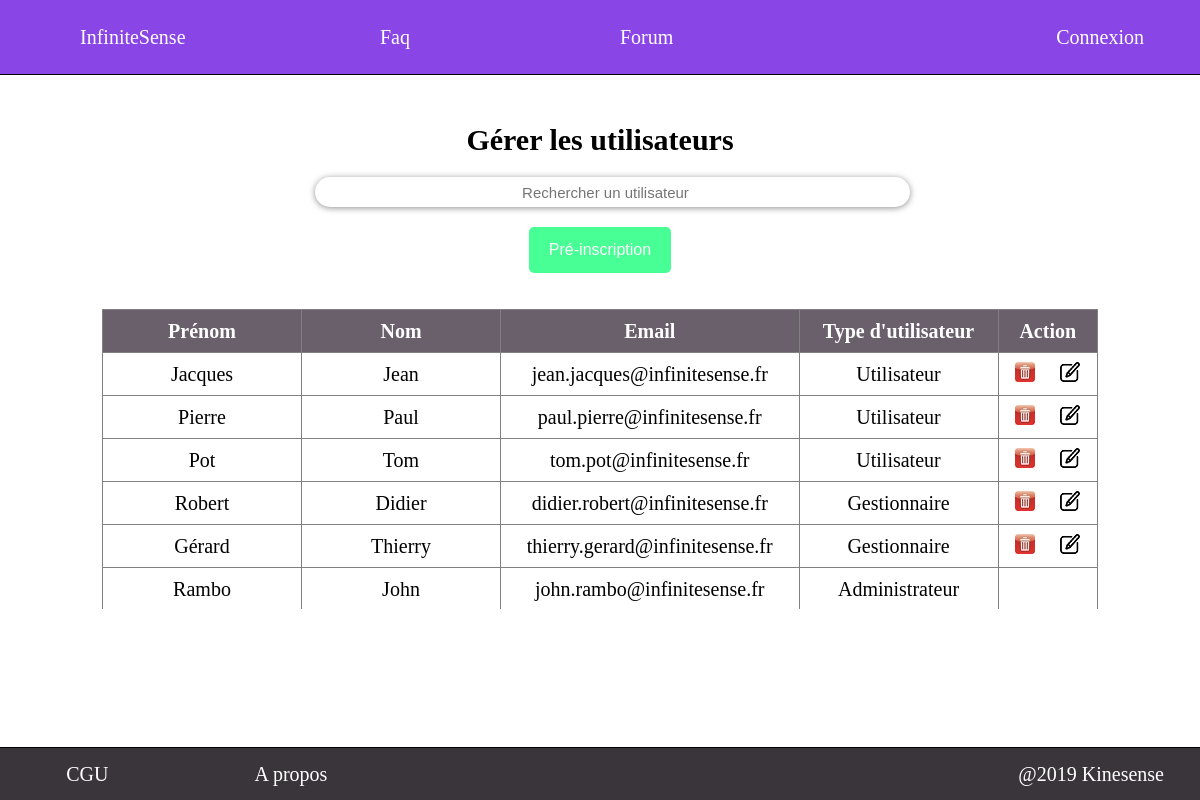
/view/accueil/Accueil_admin.php, run on an earlier commit of the app's database.
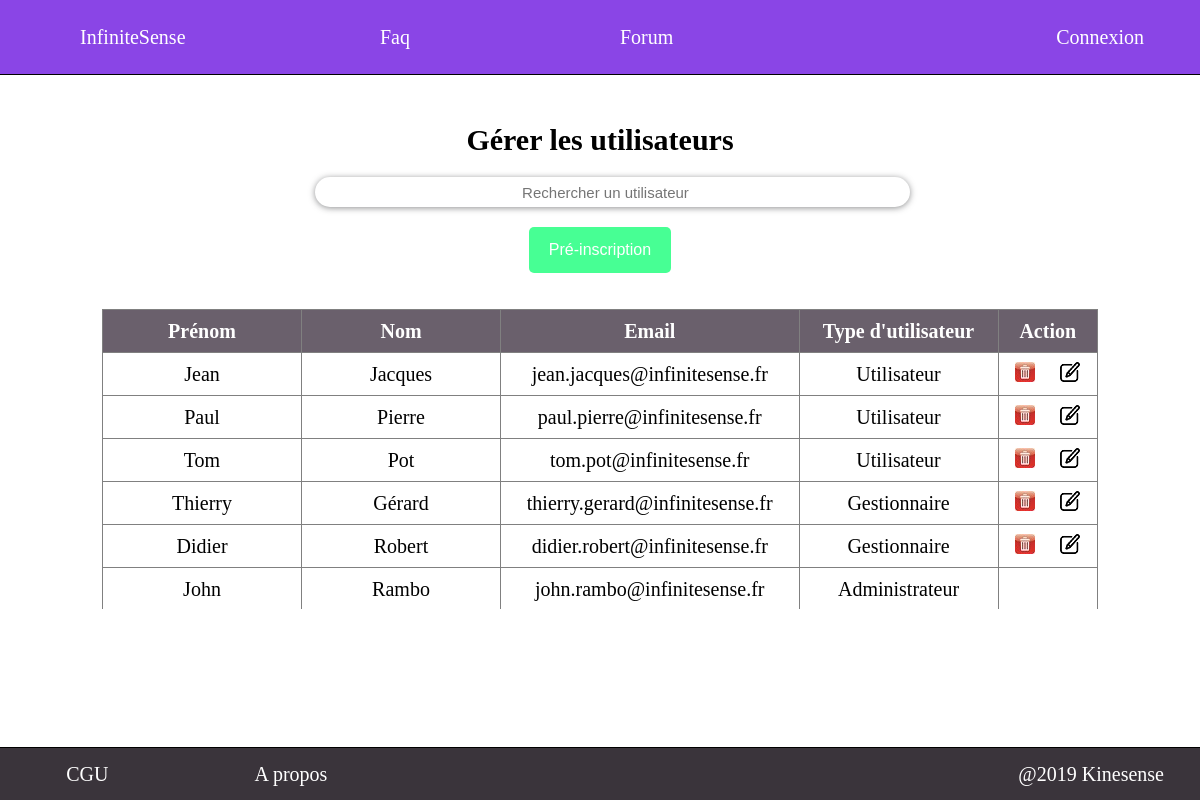
And on a later commit of the database.
### tables this page shows
CREATE TABLE utilisateur(
	id_utilisateur INT AUTO_INCREMENT PRIMARY KEY,
	prenom VARCHAR(30) DEFAULT NULL,
	nom VARCHAR(30) DEFAULT NULL,
	adresse_mail VARCHAR(50) NOT NULL UNIQUE,
	mot_de_passe VARCHAR(255) DEFAULT NULL,
	role CHAR NOT NULL
);

### src/model/convert_role.php (called while the page is built, shortened)
<?php
function char_to_str($char) {
  if ($char==='A') {return('Administrateur');}
  if ($char==='G') {return('Gestionnaire');}
  if ($char==='U') {return('Utilisateur');}
  return('error');
}
?>

### src/view/accueil/Accueil_admin.php (the view, shortened to what this page needs)
<!DOCTYPE html>
<html>
	<head>
		<link rel="stylesheet" href="../../public/css/accueil/Accueil_admin.css">
	</head>
	<body>
		<?php include("../general/Header.php"); ?>
		<?php include('../general/Message_serveur.php');?>
		<section>
			<nav>
				<h1> Gérer les utilisateurs </h1></br>
				<form method="post" action="Accueil_admin.php">
					<input type="search" name="search" autocomplete="off" placeholder="Rechercher un utilisateur" size="64" maxlength="64"/>
				</form><br>
				<button type='button' class='pre_register_button' onclick='show_pre_register_form()'>Pré-inscription</button>
			</nav>
			<?php
			$db = db_connect();
				?><script> show_message('Connexion à la base de donnée impossible','red'); </script><?php
			try {
				if (isset($_POST['search'])) {
					$search=$_POST['search'];
					$keywords=explode(' ', $search);
					$req = "SELECT * FROM utilisateur WHERE 0";
					foreach($keywords as $keyword) {
						$req .= " OR concat(nom,prenom,adresse_mail) LIKE '%$keyword%'";
					}
					$req .=' ORDER BY role DESC, nom ASC';
				} else {
					$req = "SELECT * FROM utilisateur ORDER BY role DESC, nom ASC";
				}
				$rep = $db->query($req);
			} catch (Exception $e)
			{
				?><script type="text/javascript"> show_message('Erreur serveur','red'); </script><?php
				exit;
			}
			if ($rep->rowCount()==0)
			{
				?><script type="text/javascript"> show_message('Aucun utilisateur trouvé','orange'); </script><?php
			} else {
			?>
				<div id="tableau">
					<table>
						<thead>
							<tr>
								<th>Prénom</th>
								<th>Nom</th>
								<th>Email</th>
								<th>Type d'utilisateur</th>
								<th>Action</th>
							</tr>
						</thead>
						<tbody>
							<?php
							$i=1;
			      	while ($user=$rep->fetch()) {
							?>
				        <tr>
			            <td><?php echo $user['prenom']; ?></td>
			            <td><?php echo $user['nom']; ?></td>
			            <td><?php echo $user['adresse_mail']; ?></td>
									<?php
									include_once('../../model/convert_role.php');
									$role=char_to_str($user['role']);
									?>
									<td><?php echo $role; ?></td>
									<td>
										<?php
										if ($role!='Administrateur') {?>
											<div class="table_button">
												<button type='button' class='delete_button' onclick='show_delete_form(<?php echo $i ?>)'></button>
												<button type='button' class='edit_button' onclick='show_edit_form(<?php echo $i ?>)'></button>
											</div>
										<?php
									}
									?>
									</td>
								</tr>
			      	<?php
							$i++;
							}
							?>
						</tbody>
					</table>
				</div>
			<?php
			}
			?>
		</section>
		<?php include("../general/Footer.php"); ?>
	</body>
</html>

### src/view/general/Header.php (shortened to what this page needs)
<!DOCTYPE html>
<html>
	<head>
		<link rel="stylesheet" href="../../public/css/general/Header.css" />
	</head>
	<header>
		<ul id="deroulant">
			<li><a href="../../Index.php">InfiniteSense</a></li>
			<li><a href="../autre/Faq.php">Faq</a></li>
			<li><a href="../autre/Forum.php">Forum</a></li>
			<?php
			if (isset($_SESSION['role']))
			{
				include_once('../../model/convert_role.php');
				$role=char_to_str($_SESSION['role']);
				if ($role=="Administrateur") {$accueil="../accueil/Accueil_admin.php";}
				if ($role=="Gestionnaire") {$accueil="../accueil/Accueil_gestionnaire.php";}
				if ($role=="Utilisateur") {$accueil="../accueil/Accueil_utilisateur.php";}
				if ($role=='error') {header('Location:../loggedout/Connexion?error=5.php');exit;}
				echo '<li id="menu">'.$role.'<ul>';
				if(basename($_SERVER['PHP_SELF']) =='Profil.php') {echo '<li><a href='.$accueil.'>Accueil</a></li>';}
				else {echo '<li><a href="../autre/Profil.php">Profil</a></li>';}
				echo '<li><a href="../../controller/logout.php">Déconnexion</a></li>';
				echo '</ul></li>';
			} else {
				echo '<li><a href="../loggedout/Connexion.php">Connexion</a></li>';
			}
			?>
		</ul>
	</header>
</html>

### src/view/general/Message_serveur.php (shortened to what this page needs)
<!DOCTYPE html>
<html>
	<head>
		<link rel="stylesheet" href="../../public/css/general/Message_serveur.css" />
	</head>
	<body onload=get_message(<?php echo json_encode($_GET);?>);>
  </body>
</html>

### src/view/general/Footer.php (shortened to what this page needs)
<!DOCTYPE html>
<html>
	<head>
		<link rel="stylesheet" href="../../public/css/general/Footer.css" />
	</head>
	<body>
    <footer>
      <ul>
        <li>CGU</li>
        <li>A propos</li>
        <li>@2019 Kinesense</li>
      </ul>
    </footer>
  </body>
</html>

### src/public/css/accueil/Accueil_admin.css (style rules this page uses)
* { padding: 0; margin: 0; }
section { position:relative; top:75px; width:100%; }
section nav { position:relative; margin-top:4%; margin-bottom:3%; }
section nav h1 { text-align:center; font-size:30px; }
section nav form { margin:auto; text-align:center; height:30px; width:570px; padding-bottom:2px; padding-top:2px; }
section nav form input { border:none; border-radius:20px; outline: none; height: 100%; text-align:center; box-shadow: 0 1px 6px 0 rgba(32, 33, 36, .5); font-size:15px; }
section nav button { color: white; padding: 14px 20px; border: none; outline: none; background-color: #47ff94; border-radius: 5px; font-size: 16px; display: block; margin: auto; }
#tableau { position:relative; overflow-y: auto; scrollbar-width: thin; height: 300px; width: 83%; margin: auto; }
section table { border-collapse:collapse; width: 100%; margin:auto; border: 1px gray solid; }
section table thead th { position: sticky; top:0; }
section table thead th { background-color:#6a606c; color:white; }
section table tbody td { text-align:center; vertical-align: middle; }
section table thead th, section table tbody td { padding-top:5px; padding-bottom:5px; font-size:20px; height: 32px; border: 1px gray solid; }
section table button { outline: none; width: 20px; height: 20px; border:none; cursor: pointer; margin-left: 10%; margin-right: 10%; }
section table tr > *:nth-child(1), section table tr > *:nth-child(2), section table tr > *:nth-child(4) { width:20%; }
section table tr > *:nth-child(3) { width: 30%; }
section table tr > *:nth-child(5) { width: 10%; }
section table .delete_button { background-image: url('../../images/delete.jpg'); }
section table .edit_button { background-image: url('../../images/edit.png'); }
:root { --cancel_color: #ff476f; --delete_color: #59adde; }

### src/public/css/general/Header.css (style rules this page uses)
header { min-width: 500px; background:#8a45e6; position:fixed; top:0; z-index: 1; height: 74px; width:100%; border-bottom:1px black solid; }
header ul { list-style-type: none; }
header > ul { display:flex; width:100%; }
header > ul > li { font-size:20px; text-align:center; position: absolute; color:white; margin-top: 12px; margin-bottom:12px; padding:14px 20px; }
header a { text-decoration: none; transition: all 0.2s; }
header > ul > li > a { color: white; }
header > ul > li:nth-child(1) { left:5%; }
header > ul > li:nth-child(2) { left:30%; }
header > ul > li:nth-child(3) { left:50%; }
header > ul > li:nth-child(4) { right:3%; }

### src/public/css/general/Footer.css (style rules this page uses)
footer { position:fixed; bottom:0; z-index: 1; background: #3a343b; height: 52px; width:100%; border-top:1px black solid; }
footer ul { list-style-type:none; display:flex; width:100%; }
footer ul li { font-size:20px; height:100%; color:white; padding-top:15px; padding-bottom:15px; }
footer ul li:nth-child(1) { width:15%; text-align:center; }
footer ul li:nth-child(2) { width:20%; text-align:center; }
footer ul li:nth-child(3) { width:65%; text-align:right; padding-right:3%; }

What changed in the data, as far as the page shows it:
changed utilisateur "Jean": prenom "Jacques" → "Jean"; nom "Jean" → "Jacques"
changed utilisateur "Paul": prenom "Pierre" → "Paul"; nom "Paul" → "Pierre"
changed utilisateur "Tom": prenom "Pot" → "Tom"; nom "Tom" → "Pot"
changed utilisateur "Thierry": prenom "Gérard" → "Thierry"; nom "Thierry" → "Gérard"; moves up the list
changed utilisateur "Didier": prenom "Robert" → "Didier"; nom "Didier" → "Robert"
changed utilisateur "John": prenom "Rambo" → "John"; nom "John" → "Rambo"
